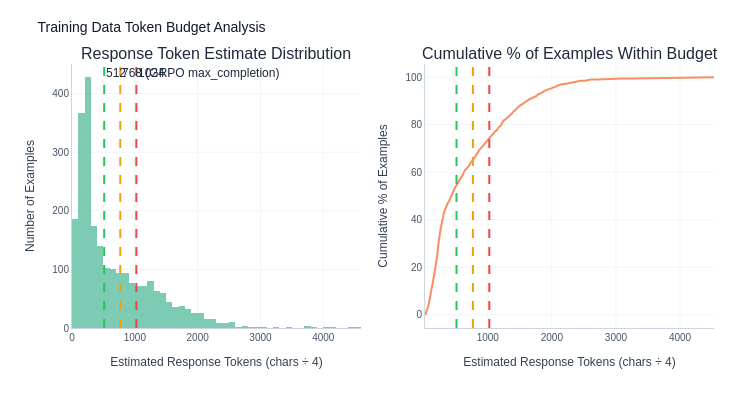

This figure's notebook cell:
### Code cell
# --- 2d: Token budget histogram + CDF ---
# Estimate token count using 4 chars/token heuristic (reasonable for BPE on English+code).
# Response chars only — prompt adds ~150-600 tokens on top; use this to check completion budget.
df["est_tokens"] = (df["response_chars"] / 4).round().astype(int)

fig = make_subplots(rows=1, cols=2, subplot_titles=(
    "Response Token Estimate Distribution",
    "Cumulative % of Examples Within Budget",
))

fig.add_trace(go.Histogram(
    x=df["est_tokens"], nbinsx=50,
    marker_color=PALETTE[0], opacity=0.85, showlegend=False,
), row=1, col=1)

sorted_tok = df["est_tokens"].sort_values().values
cdf_pct    = [i / len(sorted_tok) * 100 for i in range(len(sorted_tok))]
fig.add_trace(go.Scatter(
    x=sorted_tok, y=cdf_pct,
    mode="lines", line=dict(color=PALETTE[1], width=2), showlegend=False,
), row=1, col=2)

for threshold, color, label in [
    (512,  "#22c55e", "512"),
    (768,  "#f59e0b", "768 (GRPO max_completion)"),
    (1024, "#ef4444", "1024"),
]:
    for col in (1, 2):
        fig.add_vline(x=threshold, line_dash="dash", line_color=color,
                      annotation_text=label if col == 1 else "",
                      row=1, col=col)

fig.update_xaxes(title_text="Estimated Response Tokens (chars ÷ 4)", row=1, col=1)
fig.update_xaxes(title_text="Estimated Response Tokens (chars ÷ 4)", row=1, col=2)
fig.update_yaxes(title_text="Number of Examples",           row=1, col=1)
fig.update_yaxes(title_text="Cumulative % of Examples",     row=1, col=2)
fig.update_layout(title="Training Data Token Budget Analysis")
save_fig(fig, "02b_token_budget", height=400)

p50  = df["est_tokens"].median()
p95  = df["est_tokens"].quantile(0.95)
w768  = (df["est_tokens"] <= 768).mean() * 100
w1024 = (df["est_tokens"] <= 1024).mean() * 100
print(f"Median: {p50:.0f} tok  |  P95: {p95:.0f} tok  |  "
      f"Within 768: {w768:.1f}%  |  Within 1024: {w1024:.1f}%")

### Figure 1 — Plotly figure (JSON) as saved in the notebook; plotly's stock layout.template omitted (floating-point values rounded to 4 significant figures; data arrays with more than 128 entries replaced by an {"elided": "..."} marker saying what was removed)
{"data": [{"marker": {"color": "rgb(102,194,165)"}, "nbinsx": 50, "opacity": 0.85, "showlegend": false, "type": "histogram", "x": {"elided": "2398 int values"}, "xaxis": "x", "yaxis": "y"}, {"line": {"color": "rgb(252,141,98)", "width": 2}, "mode": "lines", "showlegend": false, "type": "scatter", "x": {"elided": "2398 int values"}, "xaxis": "x2", "y": {"elided": "2398 float values"}, "yaxis": "y2"}], "layout": {"annotations": [{"font": {"size": 16}, "showarrow": false, "text": "Response Token Estimate Distribution", "x": 0.225, "xanchor": "center", "xref": "paper", "y": 1, "yanchor": "bottom", "yref": "paper"}, {"font": {"size": 16}, "showarrow": false, "text": "Cumulative % of Examples Within Budget", "x": 0.775, "xanchor": "center", "xref": "paper", "y": 1, "yanchor": "bottom", "yref": "paper"}, {"showarrow": false, "text": "512", "x": 512, "xanchor": "left", "xref": "x", "y": 1, "yanchor": "top", "yref": "y domain"}, {"showarrow": false, "text": "", "x": 512, "xanchor": "left", "xref": "x2", "y": 1, "yanchor": "top", "yref": "y2 domain"}, {"showarrow": false, "text": "768 (GRPO max_completion)", "x": 768, "xanchor": "left", "xref": "x", "y": 1, "yanchor": "top", "yref": "y domain"}, {"showarrow": false, "text": "", "x": 768, "xanchor": "left", "xref": "x2", "y": 1, "yanchor": "top", "yref": "y2 domain"}, {"showarrow": false, "text": "1024", "x": 1024, "xanchor": "left", "xref": "x", "y": 1, "yanchor": "top", "yref": "y domain"}, {"showarrow": false, "text": "", "x": 1024, "xanchor": "left", "xref": "x2", "y": 1, "yanchor": "top", "yref": "y2 domain"}], "font": {"color": "#1e293b", "family": "Arial, sans-serif", "size": 12}, "height": 400, "legend": {"bgcolor": "rgba(255,255,255,0.9)", "bordercolor": "#cbd5e1", "borderwidth": 1, "font": {"size": 11}, "title": {"font": {"size": 12}}}, "margin": {"b": 72, "l": 72, "r": 36, "t": 64}, "paper_bgcolor": "white", "plot_bgcolor": "white", "shapes": [{"line": {"color": "#22c55e", "dash": "dash"}, "type": "line", "x0": 512, "x1": 512, "xref": "x", "y0": 0, "y1": 1, "yref": "y domain"}, {"line": {"color": "#22c55e", "dash": "dash"}, "type": "line", "x0": 512, "x1": 512, "xref": "x2", "y0": 0, "y1": 1, "yref": "y2 domain"}, {"line": {"color": "#f59e0b", "dash": "dash"}, "type": "line", "x0": 768, "x1": 768, "xref": "x", "y0": 0, "y1": 1, "yref": "y domain"}, {"line": {"color": "#f59e0b", "dash": "dash"}, "type": "line", "x0": 768, "x1": 768, "xref": "x2", "y0": 0, "y1": 1, "yref": "y2 domain"}, {"line": {"color": "#ef4444", "dash": "dash"}, "type": "line", "x0": 1024, "x1": 1024, "xref": "x", "y0": 0, "y1": 1, "yref": "y domain"}, {"line": {"color": "#ef4444", "dash": "dash"}, "type": "line", "x0": 1024, "x1": 1024, "xref": "x2", "y0": 0, "y1": 1, "yref": "y2 domain"}], "title": {"font": {"color": "#0f172a", "family": "Arial, sans-serif", "size": 14}, "text": "Training Data Token Budget Analysis"}, "width": 750, "xaxis": {"anchor": "y", "domain": [0, 0.45], "gridcolor": "#f1f5f9", "gridwidth": 1, "linecolor": "#cbd5e1", "linewidth": 1, "showgrid": true, "showline": true, "tickfont": {"color": "#475569", "family": "Arial, sans-serif", "size": 10}, "title": {"font": {"color": "#334155", "family": "Arial, sans-serif", "size": 12}, "text": "Estimated Response Tokens (chars ÷ 4)"}, "zeroline": false}, "xaxis2": {"anchor": "y2", "domain": [0.55, 1], "gridcolor": "#f1f5f9", "gridwidth": 1, "linecolor": "#cbd5e1", "linewidth": 1, "showgrid": true, "showline": true, "tickfont": {"color": "#475569", "family": "Arial, sans-serif", "size": 10}, "title": {"font": {"color": "#334155", "family": "Arial, sans-serif", "size": 12}, "text": "Estimated Response Tokens (chars ÷ 4)"}, "zeroline": false}, "yaxis": {"anchor": "x", "domain": [0, 1], "gridcolor": "#f1f5f9", "gridwidth": 1, "linecolor": "#cbd5e1", "linewidth": 1, "showgrid": true, "showline": true, "tickfont": {"color": "#475569", "family": "Arial, sans-serif", "size": 10}, "title": {"font": {"color": "#334155", "family": "Arial, sans-serif", "size": 12}, "text": "Number of Examples"}, "zeroline": false}, "yaxis2": {"anchor": "x2", "domain": [0, 1], "gridcolor": "#f1f5f9", "gridwidth": 1, "linecolor": "#cbd5e1", "linewidth": 1, "showgrid": true, "showline": true, "tickfont": {"color": "#475569", "family": "Arial, sans-serif", "size": 10}, "title": {"font": {"color": "#334155", "family": "Arial, sans-serif", "size": 12}, "text": "Cumulative % of Examples"}, "zeroline": false}}}
